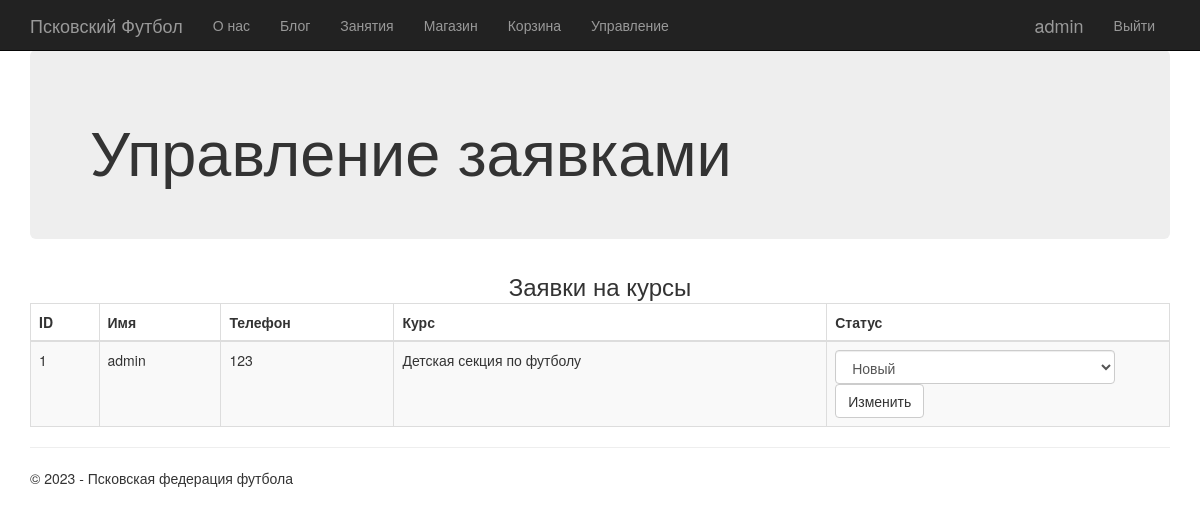
The page /management/enrollments (signed in) on the database its author committed.
### app/models.py (models this page shows, shortened)
class Enrollment (models.Model):
    owner = models.ForeignKey(User, on_delete = models.CASCADE, verbose_name = "Владелец")
    course = models.ForeignKey(Course, on_delete = models.CASCADE, verbose_name = "Курс")
    state_choices = (
        ("new", "Новый"),
        ("enrolled", "Записаный"),
        ("canceled", "Отмененный"),
        ("completed", "Завершенный"),
    )
    state = models.CharField(max_length = 20, choices = state_choices, default = "new", verbose_name = "Статус записи")
    phone = models.CharField(max_length = 20, verbose_name = "Телефон")
    class Meta:
        db_table = "Enrollment"
        verbose_name = "Запись на курс"
        verbose_name_plural = "Записи на курсы"

class Course(models.Model):
    title = models.CharField(max_length = 100, db_index = True, verbose_name = "Наименование")
    content = models.TextField(blank = True, verbose_name = "Описание")
    price = models.FloatField(verbose_name = "Цена")
    lessons_count = models.IntegerField(default = -1, verbose_name = "Количество занятий")
    full_course_price = models.FloatField(default = -1, verbose_name = "Цена за весь курс со скидкой")
    start_date = models.TextField(blank = True, verbose_name = "Дата начала курса")
    fdate_date = models.TextField(blank = True, verbose_name = "Дата окончания курса")
    class Meta:
        db_table = "Courses"
        ordering = ["title"]
        verbose_name = "Курс"
        verbose_name_plural = "Курсы"

### app/views.py (the view)
# urls.py: path('management/enrollments', views.manage_enrollments, name= 'manage_enrollments'),
def manage_enrollments (request):
    assert isinstance(request, HttpRequest)
    if not request.user.is_authenticated:
        return redirect('login')
    elif not request.user.groups.filter(name='Менеджер').exists() and not request.user.is_staff:
        return redirect('home')
    enrollment_state_choices = {
        "new": "Новый",
        "enrolled": "Записаный",
        "canceled": "Отмененный",
        "completed": "Завершенный",
    }
    enrollments = models.Enrollment.objects.all()
    for enrollment in enrollments:
        enrollment.status = enrollment_state_choices[enrollment.state]
    return render(
        request,
        'manage/enrollments.html',
        {
            'title':'Управление записями',
            'year':datetime.now().year,
            'enrollments': enrollments,
            'statuses': enrollment_state_choices
        }
    )

### app/templates/manage/enrollments.html (shortened to what this page needs)
{% extends "layout.html" %}
{% block content %}
<div class="jumbotron">
    <h1>Управление заявками</h1>
</div>
<table class="table table-striped table-bordered table-hover">
	<caption>Заявки на курсы</caption>
	<thead>
		<tr>
			<th>ID</th>
			<th>Имя</th>
			<th>Телефон</th>
			<th>Курс</th>
			<th>Статус</th>
		</tr>
	</thead>
	<tbody>
		{% for enrollment in enrollments %}
		<tr>
			<td>{{ enrollment.id }}</td>
			<td>{{ enrollment.owner.username }}</td>
			<td>{{ enrollment.phone }}</td>
			<td>{{ enrollment.course.title }}</td>
			<td>
				<form method="POST" action="/manage/enroll/status" target="dummyframe">
					<select name="status" class="form-control">
						{% for state, status in statuses.items %}
						<option value="{{ state }}" {% if state == enrollment.state %}selected{% endif %}>
							{{ status }}
						</option>
						{% endfor %}
					</select>
					<input type="submit" class="btn btn-default" value="Изменить">
				</form>
			</td>
		</tr>
		{% endfor %}
	</tbody>
</table>
{% endblock %}

### app/templates/loginpartial.html (shortened to what this page needs)
﻿{% if user.is_authenticated %}
<form id="logoutForm" action="/logout/" method="post" class="navbar-right">
    <ul class="nav navbar-nav navbar-right">
		{% load static %}
        <li><a class="navbar-brand" href="{% url 'profile' %}">{{ user.username }}</a></li>
        <li><a href="javascript:document.getElementById('logoutForm').submit()">Выйти</a></li>
    </ul>
</form>
{% else %}
<ul class="nav navbar-nav navbar-right">
    <li><a href="{% url 'registration' %}">Регистрация</a></li>
    <li><a href="{% url 'login' %}">Войти</a></li>
</ul>
{% endif %}

### app/static/content/site.css (style rules this page uses)
body { padding-top: 50px; padding-bottom: 20px; }
input, select, textarea { max-width: 280px; }
caption { font-size: 24px; }

### rows shown on the page
Enrollment: id "1", owner.username "admin", phone "123", course "Детская секция по футболу", status "Новый"

### other values the page prints
{{ user.username }} "admin"
